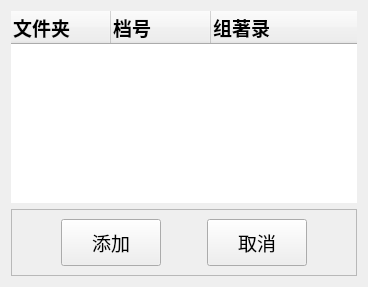
          <widget class="QWidget" name="archcodeTab">
           <attribute name="icon">
            <iconset>
             <normaloff>../icon/dirtree.png</normaloff>../icon/dirtree.png</iconset>
           </attribute>
           <attribute name="title">
            <string>预设档号</string>
           </attribute>
           <layout class="QGridLayout" name="gridLayout_6">
            <item row="0" column="0">
             <widget class="QTreeWidget" name="treeWidget">
              <property name="font">
               <font>
                <family>新宋体</family>
                <pointsize>14</pointsize>
               </font>
              </property>
              <property name="styleSheet">
               <string notr="true"/>
              </property>
              <property name="frameShape">
               <enum>QFrame::NoFrame</enum>
              </property>
              <property name="lineWidth">
               <number>2</number>
              </property>
              <property name="midLineWidth">
               <number>2</number>
              </property>
              <column>
               <property name="text">
                <string notr="true">文件夹</string>
               </property>
               <property name="font">
                <font>
                 <family>新宋体</family>
                 <pointsize>14</pointsize>
                 <weight>75</weight>
                 <bold>true</bold>
                </font>
               </property>
              </column>
              <column>
               <property name="text">
                <string>档号</string>
               </property>
               <property name="font">
                <font>
                 <family>新宋体</family>
                 <pointsize>14</pointsize>
                 <weight>75</weight>
                 <bold>true</bold>
                </font>
               </property>
              </column>
              <column>
               <property name="text">
                <string>组著录</string>
               </property>
               <property name="font">
                <font>
                 <family>新宋体</family>
                 <pointsize>14</pointsize>
                 <weight>75</weight>
                 <bold>true</bold>
                </font>
               </property>
              </column>
             </widget>
            </item>
            <item row="1" column="0">
             <widget class="QFrame" name="frame_3">
              <property name="minimumSize">
               <size>
                <width>0</width>
                <height>0</height>
               </size>
              </property>
              <property name="font">
               <font>
                <family>新宋体</family>
                <pointsize>14</pointsize>
               </font>
              </property>
              <property name="frameShape">
               <enum>QFrame::StyledPanel</enum>
              </property>
              <property name="frameShadow">
               <enum>QFrame::Raised</enum>
              </property>
              <layout class="QGridLayout" name="gridLayout_7">
               <item row="0" column="3">
                <widget class="QPushButton" name="cancel_folder_btn">
                 <property name="sizePolicy">
                  <sizepolicy hsizetype="Preferred" vsizetype="Preferred">
                   <horstretch>0</horstretch>
                   <verstretch>0</verstretch>
                  </sizepolicy>
                 </property>
                 <property name="minimumSize">
                  <size>
                   <width>0</width>
                   <height>0</height>
                  </size>
                 </property>
                 <property name="maximumSize">
                  <size>
                   <width>280</width>
                   <height>16777215</height>
                  </size>
                 </property>
                 <property name="font">
                  <font>
                   <family>新宋体</family>
                   <pointsize>14</pointsize>
                  </font>
                 </property>
                 <property name="focusPolicy">
                  <enum>Qt::NoFocus</enum>
                 </property>
                 <property name="styleSheet">
                  <string notr="true">padding-left: 30px; 
padding-right: 30px;
padding-top: 8px; 
padding-bottom: 8px;</string>
                 </property>
                 <property name="text">
                  <string>取消</string>
                 </property>
                 <property name="icon">
                  <iconset>
                   <normaloff>../icon/cancel.png</normaloff>../icon/cancel.png</iconset>
                 </property>
                 <property name="iconSize">
                  <size>
                   <width>24</width>
                   <height>24</height>
                  </size>
                 </property>
                </widget>
               </item>
               <item row="0" column="0">
                <spacer name="horizontalSpacer_5">
                 <property name="orientation">
                  <enum>Qt::Horizontal</enum>
                 </property>
                 <property name="sizeHint" stdset="0">
                  <size>
                   <width>40</width>
                   <height>20</height>
                  </size>
                 </property>
                </spacer>
               </item>
               <item row="0" column="1">
                <widget class="QPushButton" name="add_folder_btn">
                 <property name="sizePolicy">
                  <sizepolicy hsizetype="Preferred" vsizetype="Preferred">
                   <horstretch>0</horstretch>
                   <verstretch>0</verstretch>
                  </sizepolicy>
                 </property>
                 <property name="minimumSize">
                  <size>
                   <width>0</width>
                   <height>0</height>
                  </size>
                 </property>
                 <property name="maximumSize">
                  <size>
                   <width>280</width>
                   <height>16777215</height>
                  </size>
                 </property>
                 <property name="font">
                  <font>
                   <family>新宋体</family>
                   <pointsize>14</pointsize>
                  </font>
                 </property>
                 <property name="focusPolicy">
                  <enum>Qt::NoFocus</enum>
                 </property>
                 <property name="styleSheet">
                  <string notr="true">padding-left: 30px; 
padding-right: 30px;
padding-top: 8px; 
padding-bottom: 8px;</string>
                 </property>
                 <property name="text">
                  <string>添加</string>
                 </property>
                 <property name="icon">
                  <iconset>
                   <normaloff>../icon/add_file.png</normaloff>../icon/add_file.png</iconset>
                 </property>
                 <property name="iconSize">
                  <size>
                   <width>24</width>
                   <height>24</height>
                  </size>
                 </property>
                </widget>
               </item>
               <item row="0" column="2">
                <spacer name="horizontalSpacer_2">
                 <property name="orientation">
                  <enum>Qt::Horizontal</enum>
                 </property>
                 <property name="sizeHint" stdset="0">
                  <size>
                   <width>40</width>
                   <height>20</height>
                  </size>
                 </property>
                </spacer>
               </item>
               <item row="0" column="4">
                <spacer name="horizontalSpacer_6">
                 <property name="orientation">
                  <enum>Qt::Horizontal</enum>
                 </property>
                 <property name="sizeHint" stdset="0">
                  <size>
                   <width>40</width>
                   <height>20</height>
                  </size>
                 </property>
                </spacer>
               </item>
              </layout>
             </widget>
            </item>
           </layout>
          </widget>
